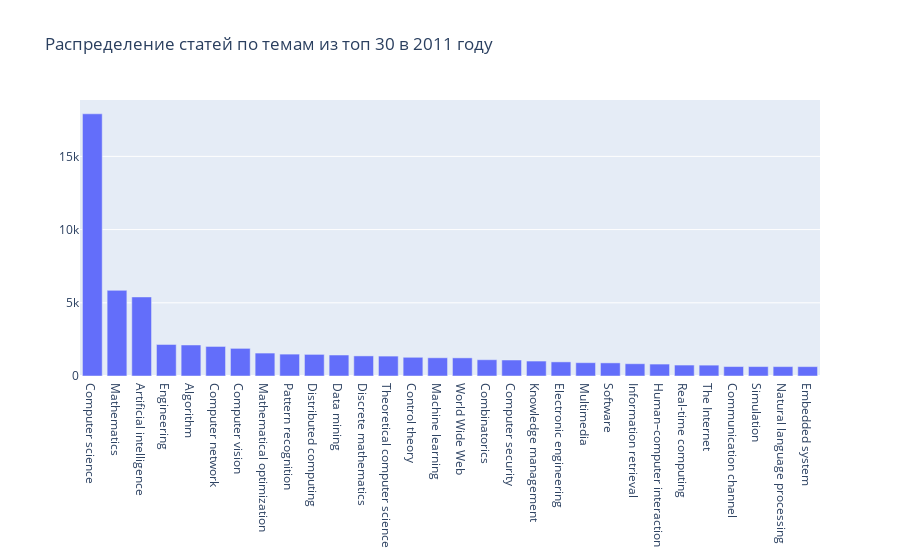

This figure's notebook cell:
### Code cell
fos = [i[0] for i in Counter(tmp[tmp['year']==2011].fos.values).most_common(30)]
count = [i[1] for i in Counter(tmp[tmp['year']==2011].fos.values).most_common(30)]
data = [go.Bar(
   x = fos,
   y = count
)]
layout = go.Layout({"title":"Распределение статей по темам из топ 30 в 2011 году"})
fig = go.Figure(data=data, layout=layout)
iplot(fig)

### Figure 1 — Plotly figure (JSON) as saved in the notebook; plotly's stock layout.template omitted (floating-point values rounded to 4 significant figures)
{"data": [{"x": ["Computer science", "Mathematics", "Artificial intelligence", "Engineering", "Algorithm", "Computer network", "Computer vision", "Mathematical optimization", "Pattern recognition", "Distributed computing", "Data mining", "Discrete mathematics", "Theoretical computer science", "Control theory", "Machine learning", "World Wide Web", "Combinatorics", "Computer security", "Knowledge management", "Electronic engineering", "Multimedia", "Software", "Information retrieval", "Human–computer interaction", "Real-time computing", "The Internet", "Communication channel", "Simulation", "Natural language processing", "Embedded system"], "y": [17907, 5848, 5399, 2153, 2118, 2018, 1887, 1566, 1494, 1476, 1433, 1373, 1359, 1278, 1244, 1239, 1112, 1092, 1020, 964, 910, 896, 838, 815, 747, 742, 645, 644, 641, 640], "type": "bar"}], "layout": {"title": {"text": "Распределение статей по темам из топ 30 в 2011 году"}, "xaxis": {"type": "category", "range": [-0.5, 29.5], "autorange": true}, "yaxis": {"type": "linear", "range": [0, 18850.0], "autorange": true}, "autosize": true}}
